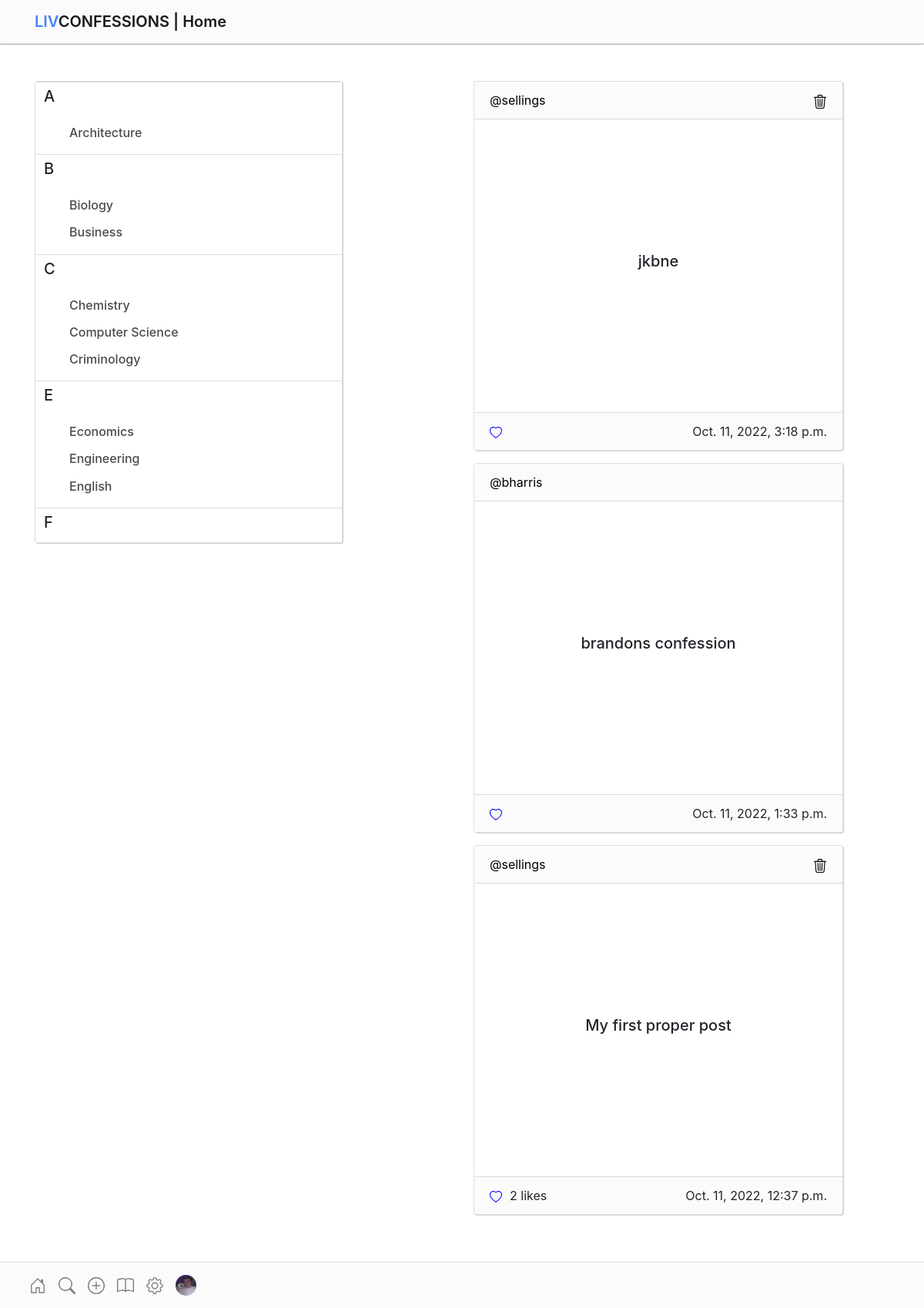
Screenshot of / (signed in) with the database file from the repository.
### confessionsapp/models.py (models this page shows, shortened)
class Post(models.Model):
    id = models.UUIDField(primary_key=True, default=uuid.uuid4)
    user = models.CharField(max_length=80)
    confession = models.CharField(max_length=300, editable = False)
    created_at = models.DateTimeField(default=datetime.now)
    likes = models.IntegerField(default=0)
    subject = models.CharField(max_length=40, default="general")
    privacy = models.CharField(max_length=10, default='show')

class Profile(models.Model):
    user = models.ForeignKey(User, on_delete=models.CASCADE)
    id_user = models.IntegerField()
    profileimg = models.ImageField(upload_to='profile_images', default='default-profile-picture.jpg')
    firstname = models.CharField(max_length=100, blank=True)
    lastname = models.CharField(max_length=100, blank=True)
    email = models.CharField(max_length=100, blank=True)
    uni = models.CharField(max_length=70, blank=True)

### confessionsapp/views.py (the view)
# urls.py: path('', views.index, name='index'),
@login_required(login_url='/login/')
def index(request):
    user_object = User.objects.get(username=request.user.username)
    user_profile = Profile.objects.get(user=user_object)
    userpost = request.user.username
    posts = Post.objects.all()
    post_id= request.GET.get('postid')
    print(post_id)
    like_filter = LikePost.objects.filter(post_id=post_id, username=userpost).first()
    context = {'user_profile':user_profile,
    'userpost':userpost,
    'posts':posts,
    'page':' Home',
    }
    return render(request, 'confessionsapp/index.html', context)

### confessionsapp/templates/confessionsapp/index.html (shortened to what this page needs)
{% extends 'base.html' %}
{% block content %}
<div>
    <div class="indexpage container " style="margin:105px auto">
        <div class="row">
            <div class="col-lg-6">
                <div class="sidenav position-fixed"
                    style="width:25rem; height: 75vh;  top:48; left:30; box-shadow: 1.1px 1.1px rgb(210, 210, 210); ">
                    <div>
                        <div class="alphatitle sticky-top" style="background-color: white;
                        padding:3px; ">
                            <h5>A</h5>
                        </div>
                        <ul>
                            <li>
                                <h6><a href="/subject/architecture">Architecture</a></h6>
                            </li>
                        </ul>
                    </div>
                    <div>
                        <div class="alphatitle sticky-top">
                            <h5>B</h5>
                        </div>
                        <ul style="list-style-type:none;">
                            <li>
                                <h6><a href="/subject/biology">Biology</a></h6>
                            </li>
                            <li>
                                <h6><a href="/subject/business">Business</a></h6>
                            </li>
                        </ul>
                    </div>
                    <div>
                        <div class="alphatitle sticky-top">
                            <h5>C</h5>
                        </div>
                        <ul>
                            <li>
                                <h6><a href="/subject/chemistry">Chemistry</a></h6>
                            </li>
                            <li>
                                <h6><a href="/subject/computerscience">Computer Science</a></h6>
                            </li>
                            <li>
                                <h6><a href="/subject/criminology">Criminology</a></h6>
                            </li>
                        </ul>
                    </div>
                    <div>
                        <div class="alphatitle sticky-top">
                            <h5>E</h5>
                        </div>
                        <ul>
                            <li>
                                <h6><a href="/subject/economics">Economics</a></h6>
                            </li>
                            <li>
                                <h6><a href="/subject/engineering">Engineering</a></h6>
                            </li>
                            <li>
                                <h6><a href="/subject/english">English</a></h6>
                            </li>
                        </ul>
                    </div>
                    <div>
                        <div class="alphatitle sticky-top">
                            <h5>F</h5>
                        </div>
                    </div>
                </div>
            </div>
            <div class="col-lg-6">
                {% for post in posts reversed %}
                <div class="card mb-3"
                    style="max-width: 30rem; height:30rem; background-color: white; box-shadow: 1.1px 1.1px rgb(210, 210, 210); ">
                    <div class="card-header" style="background-color:rgb(251, 251, 251); ">
                        {% if post.privacy == 'hide' %}
                        Anonymous{% else %}
                        <a href="/profile/{{post.user}}"
                            style="text-decoration:none; color:black;">@{{post.user}}</a>{% endif %}
                        {% if post.user == userpost %}
                        <div class="float-right">
                            <a href="/deletepost?post_id={{post.id}}" class="iconstyle">
                            </a>
                        </div>
                        {% endif %}
                    </div>
                    <div class="confession card-body">
                        <h5 class="card-title" style="word-break: break-word">{{post.confession}}</h5>
                    </div>
                    <div class="card-footer" style="background-color:rgb(251,251,251);">
                        <div>
                            <form action="" style="padding:0; margin:0;">
                                <div class="d-inline-flex">
                                    <button value="{{post.id}}"
                                        class="likebtn btn btn-link text-dark p-0 border-0 btn-outline-light"
                                        id="{{post.id}}icon">
                                    </button>
                                    <div>
                                        <p style="margin:0 10px;" id="{{post.id}}count">
                                            {% if post.likes == 0 %}
                                            {% elif post.likes == 1 %}
                                            {{post.likes}} like
                                            {% else %}
                                            {{post.likes}} likes
                                            {% endif %}
                                        </p>
                                    </div>
                                </div>
                                <div class="float-right">
                                    {{ post.created_at }}
                                </div>
                            </form>
                        </div>
                    </div>
                </div>
                {% endfor %}
            </div>
        </div>
    </div>
</div>
{% endblock %}

### confessionsapp/templates/base.html (shortened to what this page needs)
<!DOCTYPE html>
{% load static %}
<html>
<head>
    <link rel="stylesheet" href="{% static 'css/style.css' %}">
    <link rel="stylesheet" href="https://cdnjs.cloudflare.com/ajax/libs/font-awesome/4.7.0/css/font-awesome.min.css">
    <link rel="stylesheet" href="https://cdn.jsdelivr.net/npm/bootstrap@4.6.1/dist/css/bootstrap.min.css">
</head>
<body>
    <header class="header fixed-top">
        <nav class="navbar navbar-light" style="background-color:rgb(251,251,251); border-bottom: 1px solid rgb(220,220,220); box-shadow: 0 0 1.7px 0; ">
            <div class="container">
                <a class="brandtitle navbar-brand" href="/"><mark>LIV</mark>CONFESSIONS |  {{page}}</a>
            </div>
        </nav>
    </header>
    <main>
        {% block content %}
        {% endblock %}
    </main>
    {% if user.is_authenticated %}
    <footer class="footer fixed-bottom " style="background-color:rgb(251,251,251); border-top: 1px solid rgb(220,220,220);  " >
        <nav class="navbar navbar-expand navbar-light">
            <div class="container">
                <div>
                    <ul class="navbar-nav ml-auto" style="margin-right:50px;">
                        <li class="nav-item">
                            <a class="nav-link" href="/" id="home">
                            </a>
                        </li>
                        <li class="nav-item">
                            <a class="nav-link" href="/search/" id="search">
                            </a>
                        </li>
                        <li class="nav-item">
                            <a class="nav-link" href="/upload/" id="post">
                            </a>
                        </li>
                        <li class="nav-item">
                            <a href="/sitemap/" class="nav-link">
                                </a>
                        </li>
                        <li class="nav-item">
                            <a class="nav-link" href="/settings/" id="settings">
                            </a>
                        </li>
                        <li class="nav-item">
                            <a class="nav-link" href="/profile/{{user_profile.user}}" id="profile">
                                <img width="27" height="27" src="{{user_profile.profileimg.url}}" alt="">
                            </a>
                        </li>
                    </ul>
                </div>
            </div>
        </nav>
    </footer>
    {% endif %}
</body>
</html>

### confessionsapp/static/css/style.css (style rules this page uses)
main { margin-bottom: 60px; }
body { overflow-x: hidden; overflow-y: auto; }
body { -ms-overflow-style: none; scrollbar-width: none; }
.brandtitle { font-weight: 600; }
.brandtitle mark { background: none; color: rgb(70, 129, 255); padding: 0; }
.sidenav { display:none; background-color:white; border:1px solid rgb(220,220,220); border-radius: 3px; overflow-x: hidden; overflow-y: auto; }
.sidenav { -ms-overflow-style: none; scrollbar-width: none; }
.alphatitle { background-color: white; padding:3px; border-top: 1px solid rgb(220,220,220); }
.alphatitle h5 { padding:3px 0 5px 8px ; }
.sidenav ul { list-style: none; margin:6px 0; background-color: white; }
.sidenav ul li { padding:4px; }
.sidenav ul li a { text-decoration: none; font-weight: 500; color:rgb(75,75,75); }
.confession { display: flex; align-items: center; justify-content: center!important; }
img { border-radius: 50%; }
.iconstyle { color:black; }
@media only screen and (min-width:992px) { .sidenav { display:block; } }

### rows the page displays
Post: user "sellings", confession "jkbne", created_at "Oct. 11, 2022, 3:18 p.m."
Post: user "bharris", confession "brandons confession", created_at "Oct. 11, 2022, 1:33 p.m."
Post: user "sellings", confession "My first proper post", likes "2", created_at "Oct. 11, 2022, 12:37 p.m."
Profile: profileimg (picture)

### other values shown
{{ page }} "Home"
